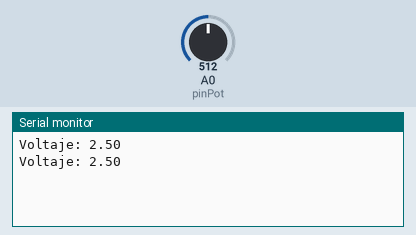
A sketch run on a simulated Arduino Uno, built with avr-gcc and run on an emulated ATmega328P. Parts: the last lines printed to the serial monitor. The inputs (shaded band) are chosen by the test bench; at power-on: A0 (pinPot) = 512.

Above: at 2.8 s.
2.9 s: A0 (pinPot) set to 716
At 5.2 s:
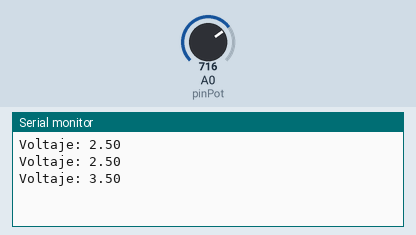
5.6 s: A0 (pinPot) set to 900
At 6.9 s:
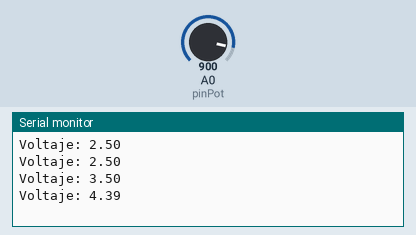
Timing chart, 0 to 8.6 s (numbered marks = the images above; inputs shaded):
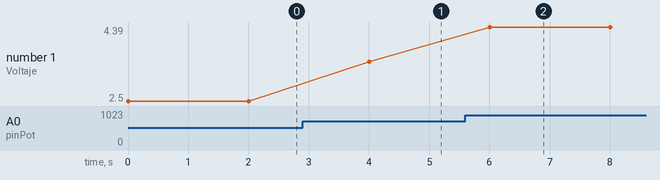

Measured:
- after the input at 2.9 s, the serial monitor: prints a new line after 1.1 s (image 1)
- after the input at 5.6 s, the serial monitor: prints a new line after 0.40 s (image 2)
- plotted number 1: 2.5 → 3.5 after the input at 2.9 s, 3.5 → 4.39 after the input at 5.6 s

The sketch:

potenciometro-medir.ino
```cpp
// C++ code
//

const int pinPot = A0;

void setup()
{

  Serial.begin(9600);
}

void loop()
{
  int lectura = analogRead(pinPot); // valor entre 0 y 1023

  float voltaje = lectura * 5.0 / 1024.0; // voltaje entre 0 y 5V

  Serial.print("Voltaje: ");
  Serial.println(voltaje);

  delay(2000);
}
```
